Frame 1 (no input): blank canvas, image omitted
Frame 60 (the mouse pressed at the canvas centre just before this capture): blank canvas, image omitted
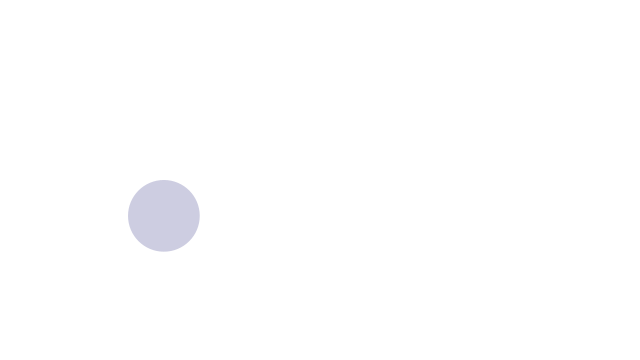
Frame 120 (the mouse held since frame 60 and released just before this capture)

The Processing sketch whose frames 1 and 60 were blank and that drew this single picture after the mouse press (run headless with seeded random() and noise(); from frame 60 on, the mouse is pressed at the canvas centre):

// Processing sketch: BubbleArray
// ── BubbleArray.pde
Bubble[] bubbles = new Bubble[10];

int total = 0;

void setup() {
    size(640, 360);

    for (int i=0; i<bubbles.length; i++) {
        bubbles[i] = new Bubble(random(20, 100));
    }
}

void draw() {
    background(255);

    for (int i=0; i<total; i++) {
        bubbles[i].ascend();
        bubbles[i].display();
        bubbles[i].top();
    }
}

void mousePressed(){
    
    if(total<bubbles.length){
        ++ total;
    }
}

void keyPressed(){
    
    if(total>0){
        --total;
    }
}

// ── Bubble.pde
class Bubble{
    float x, y;
    float diameter, ySpeed;
    
    Bubble(float tempD){
        x = random(width);
        y = height;
        diameter = tempD;
        ySpeed = random(0.5, 2.5);
    }
    
    void ascend(){
        y -= ySpeed;
        x += random(-2, 2);
    }
    
    void display(){
        fill(0, 0, 100, 50);
        noStroke();
        ellipse(x, y, diameter, diameter);
    }
    
    void top(){
        if(y < -diameter/2){
            y = height+diameter/2;
        }
    }
}
